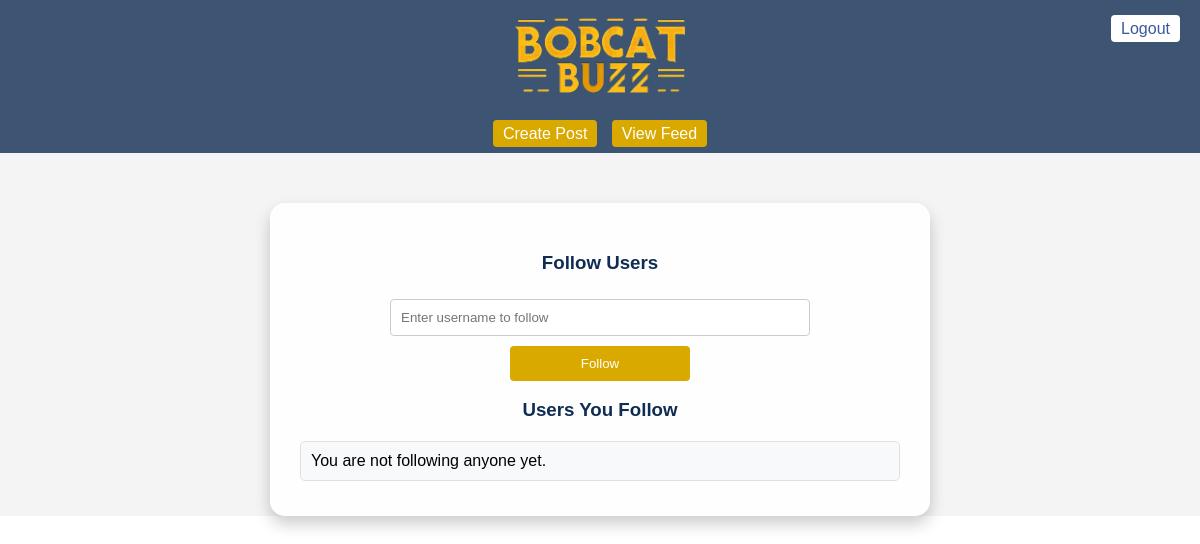
The app's page /follow_users (signed in), older data.
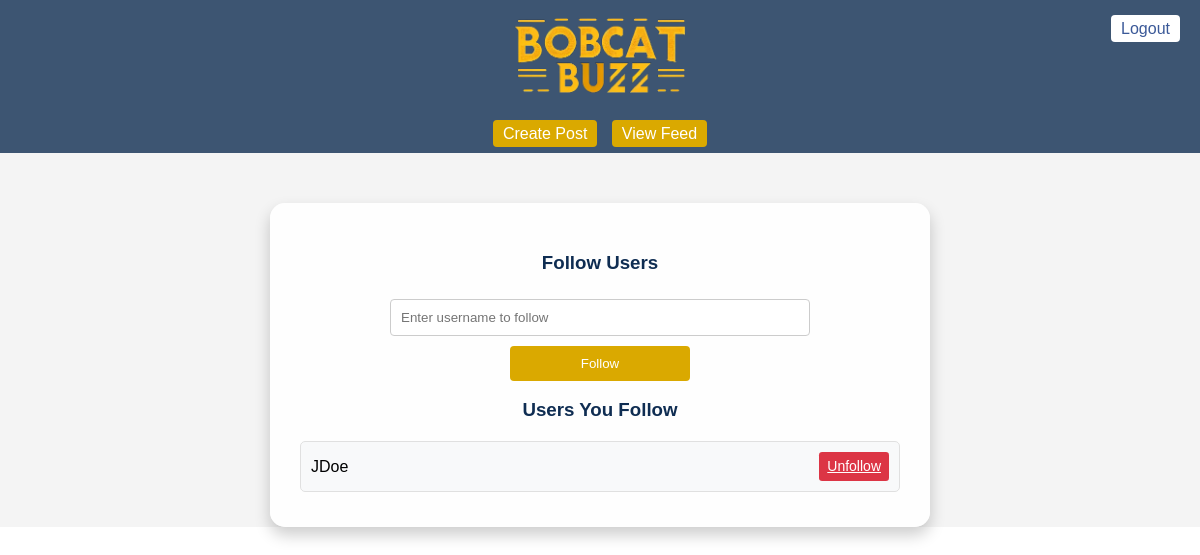
The same page, newer data.
### models.py (models this page shows)
class Follow(db.Model):
    __tablename__ = 'follow'
    follower_id = db.Column(db.Integer, db.ForeignKey('user.id'), primary_key = True)
    followed_id = db.Column(db.Integer, db.ForeignKey('user.id'), primary_key = True)
    followed_username = db.Column(db.String(80), nullable = False)

### app.py (the view, shortened to what this page needs)
@app.route('/follow_users', methods=['GET', 'POST'])
@login_required
def follow_users():
    followed_users = current_user.followed.all()
    return render_template('follow_users.html', followed_users=followed_users)

### app.py (called while the page is built)
@login_manager.user_loader
def load_user(user_id):
    return User.query.get(int(user_id))

### templates/follow_users.html (shortened to what this page needs)
{% extends "base.html" %}
{% block navigation %}
    <a href="{{ url_for('create_post') }}">Create Post</a>
    <a href="{{ url_for('view_feed') }}">View Feed</a>
{% endblock %}
{% block content %}
    <div class="follow-users">
        <h3>Follow Users</h3>
        <form action="{{ url_for('follow_users') }}" method="post">
            <input type="text" name="username" placeholder="Enter username to follow">
            <input type="submit" value="Follow">
        </form>
        <h3>Users You Follow</h3>
        <div class="user-list">
            {% for follow in followed_users %}
                <div class="user-item">
                    {{ follow.followed_username }}
                    <a href="{{ url_for('unfollow', username=follow.followed_username) }}" class="btn btn-danger btn-sm">Unfollow</a>
                </div>
            {% else %}
                <div class="user-item">You are not following anyone yet.</div>
            {% endfor %}
        </div>
    </div>
{% endblock %}

### templates/base.html (shortened to what this page needs)
<!DOCTYPE html>
<html lang="en">
<head>
    <link rel="stylesheet" href="{{ url_for('static', filename='style.css') }}">
</head>
<body>
    <header>
        <a href="{{ url_for('home') }}">
            <img src="{{ url_for('static', filename='images/headertext.png') }}" alt="Header Text" class="header-text">
        </a>
    </header>
    <div class="top-nav">
        <nav>
            {% block navigation %}
            {% endblock %}
        </nav>
    </div>
    <div class="logout-button">
        <a href="{{ url_for('logout') }}">Logout</a>
    </div>
    <div class="main-content">
        {% block content %}
        {% endblock %}
    </div>
</body>
</html>

### static/style.css (style rules this page uses)
body { font-family: Arial, sans-serif; background-color: #f4f4f4; margin: 0; padding: 0; }
header { display: flex; align-items: center; justify-content: center; background-color: rgba(15, 45, 82, 0.8); color: white; padding: 10px 0px; }
.logout-button { position: absolute; top: 0; right: 0; padding: 20px; }
.logout-button a { color: #3b5998; text-decoration: none; padding: 5px 10px; border-radius: 4px; background-color: white; }
.top-nav nav a { color: white; text-decoration: none; padding: 5px 10px; border-radius: 4px; background-color: #0F2D52; }
.main-content { width: 80%; margin: 20px auto; }
.post-form, .posts, .follow-users { background-color: white; padding: 20px; border-radius: 5px; margin-bottom: 20px; }
header a { color: white; text-decoration: none; padding: 8px 15px; border-radius: 4px; transition: background-color 0.3s; }
form { margin-top: 20px; }
form input[type="text"], form input[type="password"] { width: 100%; padding: 10px; margin: 5px 0; border: 1px solid #ddd; border-radius: 4px; box-sizing: border-box; }
form input[type="submit"] { background-color: #42b72a; color: white; border: none; padding: 10px 15px; border-radius: 4px; cursor: pointer; }
.top-nav { background-color: rgba(15, 45, 82, 0.8); padding: 10px 0; text-align: center; }
.top-nav nav { display: inline-block; }
.top-nav nav a { color: white; text-decoration: none; padding: 5px 10px; margin: 0 5px; border-radius: 4px; background-color: #DAA900; transition: background-color 0.3s; }
.header-text { height: 75px; }

Row changes from the older to the newer data that the page shows:
added Follow: followed_username "JDoe"
Text that changed along with them:
text no longer shown: "You are not following anyone yet."
